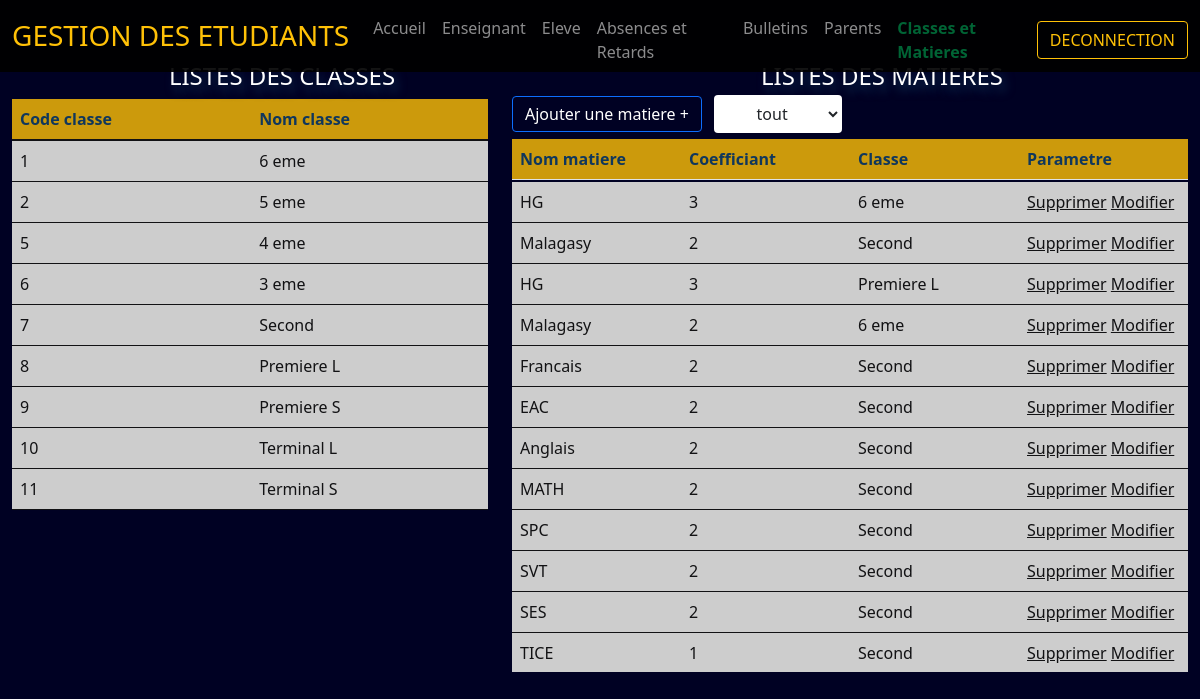
Page /classe/classes.php on the committed database.
### tables this page shows
CREATE TABLE IF NOT EXISTS `classe` (
  `code_classe` int(11) NOT NULL AUTO_INCREMENT,
  `nom_classe` varchar(30) NOT NULL,
  PRIMARY KEY (`code_classe`)
);

CREATE TABLE IF NOT EXISTS `matiere` (
  `code_matiere` int(11) NOT NULL AUTO_INCREMENT,
  `nom_matiere` varchar(30) NOT NULL,
  `coef_matiere` int(1) NOT NULL,
  `classe_mat` varchar(30) NOT NULL,
  PRIMARY KEY (`code_matiere`)
);

### classe/classes.php (the view, shortened to what this page needs)
<!doctype html>
<html lang="fr">
<head>
    <link href="../assets/dist/css/bootstrap.min.css" rel="stylesheet">
</head>
<body>
    <nav class="navbar navbar-expand-md navbar-dark fixed-top">
        <div class="container-fluid">
            <a class="navbar-brand" href="#">
                <h3>GESTION DES ETUDIANTS</h3>
            </a>
            <div class="collapse navbar-collapse" id="navbarCollapse">
                <ul class="navbar-nav me-auto mb-2 mb-md-0">
                    <li class="nav-item">
                        <a class="nav-link " href="../Acceuil.php">Accueil</a>
                    </li>
                    <li class="nav-item">
                        <a class="nav-link" href="../enseignant/enseignant.php">Enseignant</a>
                    </li>
                    <li class="nav-item">
                        <a class="nav-link" href="../etudiant/etudiants.php">Eleve</a>
                    </li>
                    <li class="nav-item">
                        <a class="nav-link" href="../absence/absence.php">Absences et Retards</a>
                    </li>
                    <li class="nav-item">
                        <a class="nav-link" href="../bulletin/bulletin.php">Bulletins</a>
                    </li>
                    <li class="nav-item">
                        <a class="nav-link" href="../parent/parents.php">Parents</a>
                    </li>
                    <li class="nav-item">
                        <a class="nav-link active" href="classes.php">Classes et Matieres</a>
                    </li>
                </ul>
                <form class="d-flex">
                    <a class="btn btn-outline-warning" href="securité/logout.php">DECONNECTION</a>
                </form>
            </div>
        </div>
    </nav>
    <div class="container-fluid">
        <div class="row">
            <div class="col-lg-5">
                <h2>LISTES DES CLASSES</h2>
                <table class="table">
                    <thead>
                        <tr>
                            <th>Code classe</th>
                            <th>Nom classe</th>
                        </tr>
                    </thead>
                    <tbody>
                        <?php
                        require('../securité/db_conn.php');
                        $sql = "SELECT * FROM classe";
                        $resultat = $connection->query($sql);
                        while ($row = $resultat->fetch(PDO::FETCH_ASSOC)) {
                            ?>
                        <tr>
                            <td>
                                <?php echo $row['code_classe']; ?>
                            </td>
                            <td>
                                <?php echo $row['nom_classe']; ?>
                            </td>
                        </tr>
                        <?php
                        }
                        ?>
                    </tbody>
                </table>
            </div>
            <div class="col-lg-7">
                <h2>LISTES DES MATIERES</h2>
                <div class="row">
                    <div class="col-lg-10">
                        <a class="btn btn-primary me-2" href="nouv_matiere"> Ajouter une matiere +</a>
                        <select class="btn slt bg-outline-success" id="classe_matiere" onchange="classeMatiere();">
                            <option value="tout">tout</option>
                        </select>
                    </div>
                </div>
                <div class="table-header">
                    <table class="table">
                        <thead>
                            <tr>
                                <th width="25%">Nom matiere</th>
                                <th width="25%">Coefficiant</th>
                                <th width="25%">Classe</th>
                                <th width="25%">Parametre</th>
                            </tr>
                        </thead>
                    </table>
                    <div class="table-body">
                        <table class="table">
                            <tbody id="matiere">
                                <?php
                                require('../securité/db_conn.php');
                                $sql = "SELECT * FROM matiere";
                                $resultat = $connection->query($sql);
                                while ($row = $resultat->fetch(PDO::FETCH_ASSOC)) { ?>
                                <tr>
                                    <td width="25%">
                                        <?php echo $row['nom_matiere']; ?>
                                    </td>
                                    <td width="25%">
                                        <?php echo $row['coef_matiere']; ?>
                                    </td>
                                    <td width="25%">
                                        <?php echo $row['classe_mat']; ?>
                                    </td>
                                    <td width="25%"> <a
                                            href="action.php?del=<?php echo $row['code_matiere'] ?>">Supprimer</a>
                                        <a
                                            href="nouv_mat.php?editematiere=<?php echo $row['code_matiere'] ?>">Modifier</a>
                                    </td>
                                </tr>
                                <?php
                                }
                                ?>
                            </tbody>
                        </table>
                    </div>
                </div>
            </div>
</body>
</html>

### classe/classes.php (style rules this page uses)
body { margin: 0; padding: 0; background-color: #000123; min-height: 75rem; padding-top: 4.5rem; height: 100%; width: 100%; overflow-y: hidden; }
.col-lg-10 { margin-top: 6px; }
.navbar-expand-md { background-color: #000000eb; padding-bottom: 0px; }
.table-header { float: left; width: 100%; margin-top: 6px; }
.table-body { float: left; height: 490px; width: inherit; overflow-y: scroll; margin-top: -14px; }
.btn { display: initial; }
h3 { color: #ffc107; }
h2 { text-transform: uppercase; font-size: 1.5rem; color: #fff; text-shadow: 4px 6px 10px #10375C; text-align: center; margin-left: 4rem; }
table { border-style: solid; border-width: 0; border-style: solid; }
thead { padding: 0.4rem 0.3rem; color: #10375c; background-color: #ffc107cc; }
tbody { background-color: #cdcdcd; padding: 0.4rem 0.3rem; color: #121214; border-color: #121214; }
tr { width: 100%; }
.navbar-dark .navbar-nav .nav-link.active, .navbar-dark .navbar-nav .show>.nav-link { color: #006435; font-weight: bold; }
.slt { background-color: #fff; }
.btn-primary { background-color: transparent; }
.row { margin-top: -10px; }
a { color: #121214; }

### rows in the picture
classe: code_classe "1", nom_classe "6 eme"
classe: code_classe "2", nom_classe "5 eme"
classe: code_classe "5", nom_classe "4 eme"
classe: code_classe "6", nom_classe "3 eme"
classe: code_classe "7", nom_classe "Second"
classe: code_classe "8", nom_classe "Premiere L"
classe: code_classe "9", nom_classe "Premiere S"
classe: code_classe "10", nom_classe "Terminal L"
classe: code_classe "11", nom_classe "Terminal S"
matiere: nom_matiere "HG", coef_matiere "3", classe_mat "6 eme"
matiere: nom_matiere "Malagasy", coef_matiere "2", classe_mat "Second"
matiere: nom_matiere "HG", coef_matiere "3", classe_mat "Premiere L"
matiere: nom_matiere "Malagasy", coef_matiere "2", classe_mat "6 eme"
matiere: nom_matiere "Francais", coef_matiere "2", classe_mat "Second"
matiere: nom_matiere "EAC", coef_matiere "2", classe_mat "Second"
matiere: nom_matiere "Anglais", coef_matiere "2", classe_mat "Second"
matiere: nom_matiere "MATH", coef_matiere "2", classe_mat "Second"
matiere: nom_matiere "SPC", coef_matiere "2", classe_mat "Second"
matiere: nom_matiere "SVT", coef_matiere "2", classe_mat "Second"
matiere: nom_matiere "SES", coef_matiere "2", classe_mat "Second"
matiere: nom_matiere "TICE", coef_matiere "1", classe_mat "Second"
